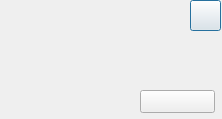
<?xml version="1.0" encoding="UTF-8"?>
<ui version="4.0">
 <class>MessageBox</class>
 <widget class="QDialog" name="MessageBox">
  <property name="geometry">
   <rect>
    <x>0</x>
    <y>0</y>
    <width>222</width>
    <height>119</height>
   </rect>
  </property>
  <property name="windowTitle">
   <string>Dialog</string>
  </property>
  <widget class="QPushButton" name="messageClose">
   <property name="geometry">
    <rect>
     <x>190</x>
     <y>0</y>
     <width>31</width>
     <height>31</height>
    </rect>
   </property>
   <property name="text">
    <string/>
   </property>
  </widget>
  <widget class="QPushButton" name="closeBtn">
   <property name="geometry">
    <rect>
     <x>140</x>
     <y>90</y>
     <width>75</width>
     <height>23</height>
    </rect>
   </property>
   <property name="text">
    <string/>
   </property>
  </widget>
  <widget class="QLabel" name="label">
   <property name="geometry">
    <rect>
     <x>10</x>
     <y>40</y>
     <width>191</width>
     <height>31</height>
    </rect>
   </property>
   <property name="text">
    <string/>
   </property>
  </widget>
  <widget class="QLabel" name="labIcon">
   <property name="geometry">
    <rect>
     <x>0</x>
     <y>0</y>
     <width>21</width>
     <height>21</height>
    </rect>
   </property>
   <property name="text">
    <string/>
   </property>
  </widget>
  <widget class="QLabel" name="labTitle">
   <property name="geometry">
    <rect>
     <x>20</x>
     <y>0</y>
     <width>71</width>
     <height>21</height>
    </rect>
   </property>
   <property name="text">
    <string/>
   </property>
  </widget>
 </widget>
 <resources/>
 <connections/>
</ui>
